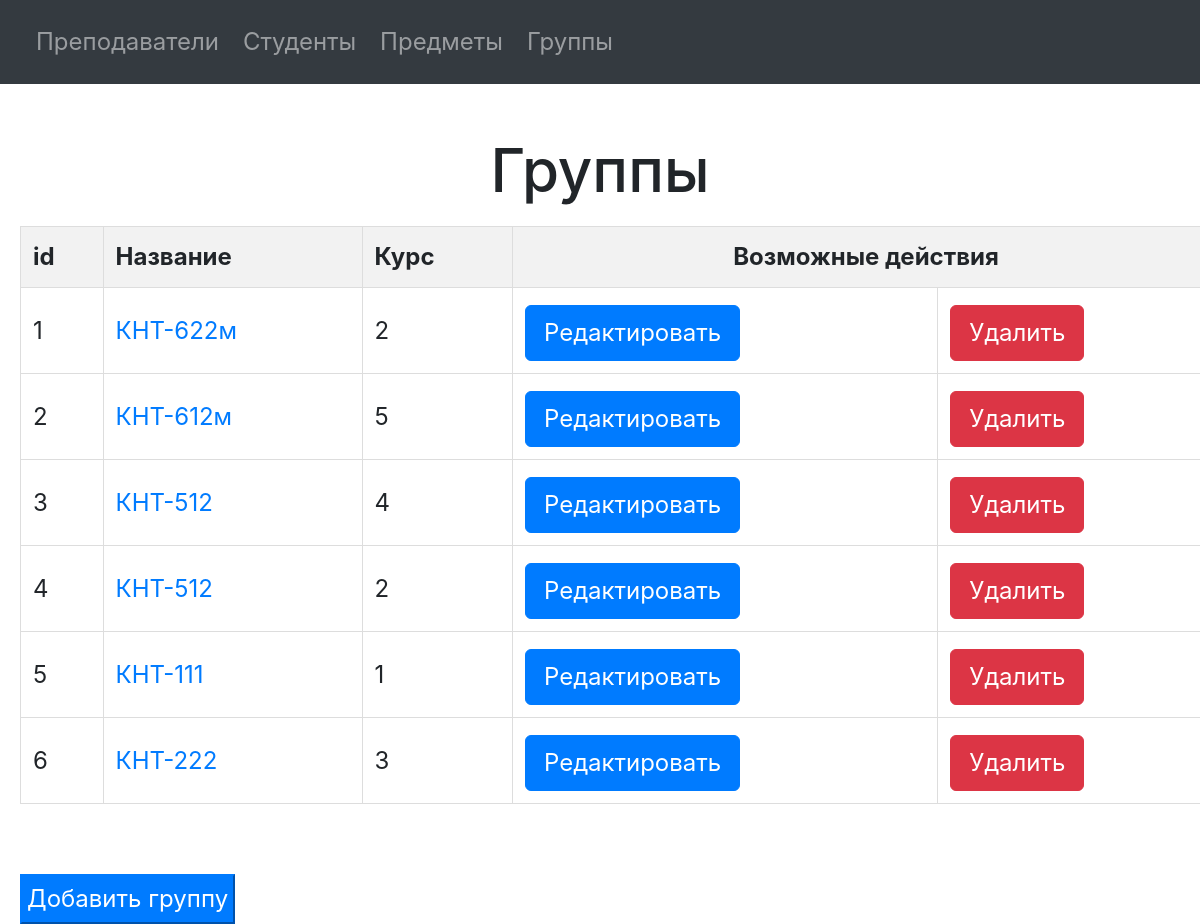
Before: /groups/ with the older database file.
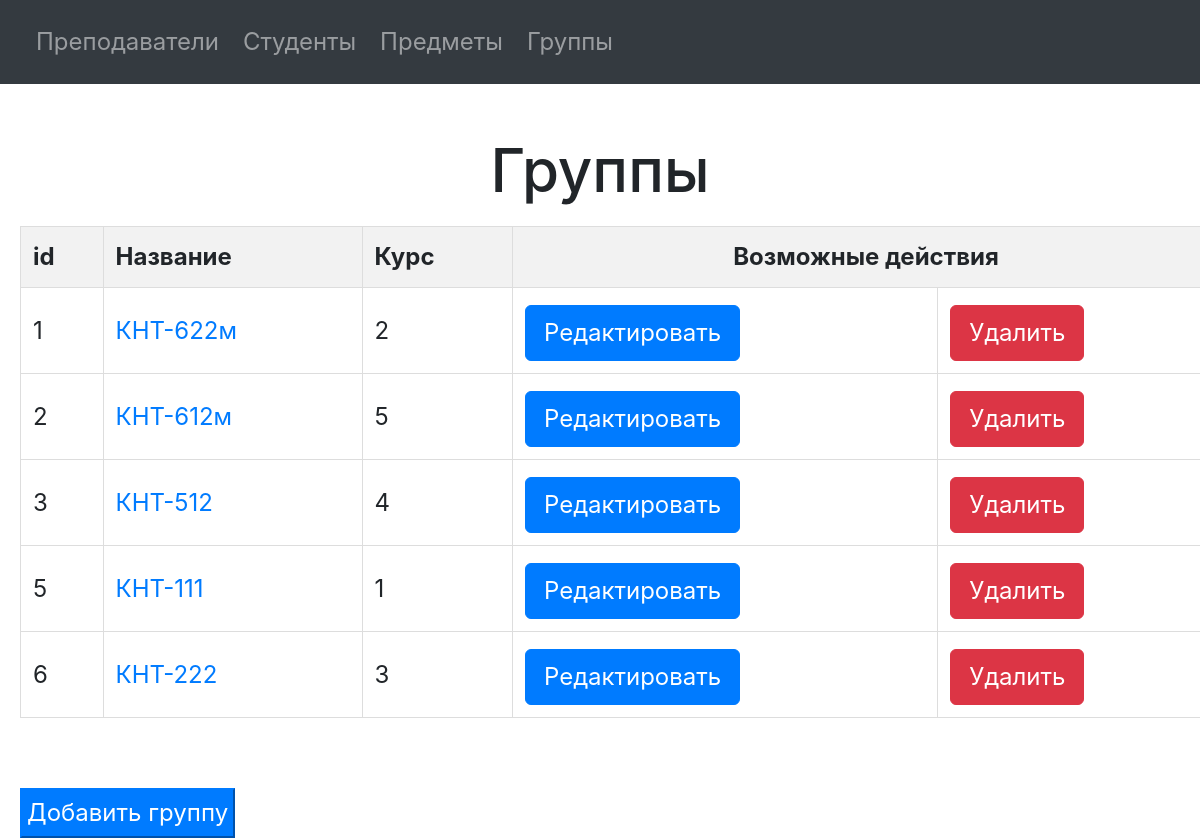
After: the same page with the newer database file.
### university/models.py (models this page shows, shortened)
class Group(models.Model):
    title = models.CharField(max_length=10, verbose_name="Название группы")
    course = models.IntegerField(choices=COURSE_CHOICES, verbose_name="Курс обучения")
    class Meta:
        verbose_name = "Группа"
        verbose_name_plural = "Группы"

### university/views.py (the view)
# urls.py: path('groups/', get_groups, name='add_groups'),
def get_groups(request):
    groups = Group.objects.all()
    context = {
        'groups': groups,
    }
    return render(request, "group/view_groups.html", context)

### templates/group/view_groups.html (shortened to what this page needs)
{% include "navigation.html" %}
<!DOCTYPE html>
<html lang="en">
<head>
</head>
<body>
<h1>Группы</h1>
<table border="1px solid black">
    <thead>
    <tr>
        <th>id</th>
        <th>Название</th>
        <th>Курс</th>
        <th colspan="2" style="text-align: center">Возможные действия</th>
    </tr>
    </thead>
    <tbody>
    {% for group in groups %}
        <tr>
            <td>{{ group.id }}</td>
            <td><a href="/group/{{ group.id }}">{{ group.title }}</a></td>
            <td>{{ group.course }}</td>
            <td>
                <form action="/group/{{ group.id }}/edit">
                    <button class="btn btn-primary">Редактировать</button>
                </form>
            </td>
            <td>
                <form action="/group/{{ group.id }}/delete">
                    <button class="btn btn-danger">Удалить</button>
                </form>
            </td>
        </tr>
    {% endfor %}
    </tbody>
</table>
<form action="/group/add" style="margin-top: 50px; margin-left: 10px">
    <button type="submit" class="btn-primary btn-submit">Добавить группу</button>
</form>
</body>
</html>

Changed rows visible on the page:
removed Group: id "4", title "КНТ-512", course "2"
